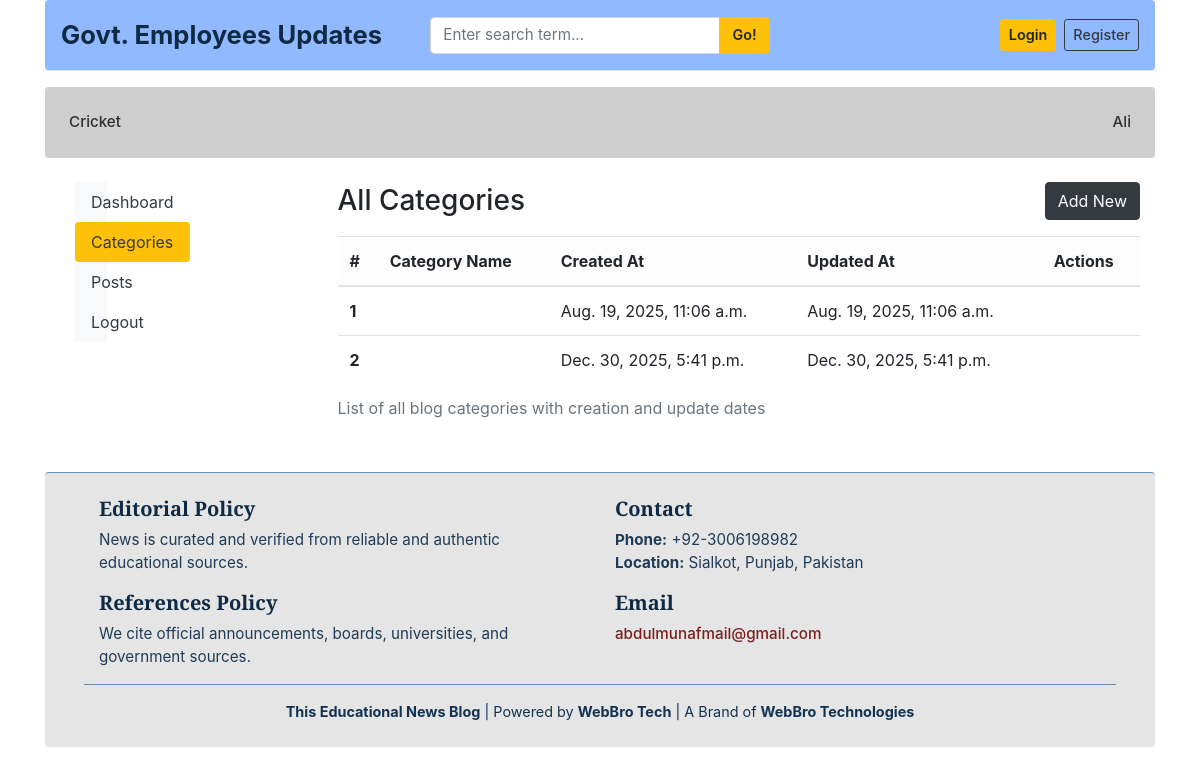
/dashboard/categories/, run on the app's committed database.
### blogs/models.py (models this page shows, shortened)
class Category(models.Model):
    category_name = models.CharField(max_length=50, unique=True)
    created_at = models.DateTimeField(auto_now_add=True)
    updated_at = models.DateTimeField(auto_now=True)
    class Meta:
        verbose_name_plural = 'Categories'

### dashboards/views.py (the view)
# urls.py: path('categories/', views.categories, name='categories'),
def categories(request):
    return render(request, 'dashboard/categories.html')

### blogs/context_processors.py (called while the page is built)
def get_categories(request):
    categories = Category.objects.all()
    return dict(categories=categories)

def get_social_links(request):
    social_links = SocialLinks.objects.all()
    return dict(social_links=social_links)

### templates/dashboard/categories.html (shortened to what this page needs)
{% extends 'base.html' %}
{% block content %}
<main class="container-fluid mt-4" role="main">
  <div class="row">
    <aside class="col-md-3" aria-label="Dashboard Sidebar">
      {% include 'dashboard/sidebar.html' %}
    </aside>
    <section class="col-md-9">
      <header class="d-flex justify-content-between align-items-center mb-3">
        <h1 class="h3 mb-0">All Categories</h1>
        <a
          href="{% url 'add_category' %}"
          class="btn btn-dark"
          aria-label="Add New Category"
        >
          Add New
        </a>
      </header>
      <div class="table-responsive">
        <table class="table table-hover align-middle">
          <caption class="visually-hidden">
            List of all blog categories with creation and update dates
          </caption>
          <thead class="table-light">
            <tr>
              <th scope="col">#</th>
              <th scope="col">Category Name</th>
              <th scope="col">Created At</th>
              <th scope="col">Updated At</th>
              <th scope="col">Actions</th>
            </tr>
          </thead>
          <tbody>
            {% for cat in categories %}
              <tr>
                <th scope="row">{{ forloop.counter }}</th>
                <td>{{ cat.category }}</td>
                <td>{{ cat.created_at }}</td>
                <td>{{ cat.updated_at }}</td>
                <td>
                </td>
              </tr>
            {% empty %}
              <tr>
                <td colspan="5" class="text-center text-muted">
                  No categories found.
                </td>
              </tr>
            {% endfor %}
          </tbody>
        </table>
      </div>
    </section>
  </div>
</main>
{% endblock %}

### templates/base.html (shortened to what this page needs)
{% load static %}
<!DOCTYPE html>
<html lang="en">
<head>
  <link href="https://getbootstrap.com/docs/4.0/dist/css/bootstrap.min.css" rel="stylesheet">
  <link href="{% static 'css/blog.css' %}" rel="stylesheet">
  <link rel="stylesheet"
        href="https://cdnjs.cloudflare.com/ajax/libs/font-awesome/4.7.0/css/font-awesome.min.css">
</head>
<body>
<div class="container">
  <header class="p-3 mb-3 rounded blog-header"
          style="background-color:#90b9ff;">
    <div class="row align-items-center">
      <div class="col-md-4">
        <a href="/"
          style="color:#0f2a44;
                  font-weight:700;
                  font-size:1.6rem;
                  text-decoration:none;">
          Govt. Employees Updates
        </a>
      </div>
      <div class="col-md-4">
        <form action="{% url 'search' %}" method="GET">
          <div class="input-group">
            <input class="form-control"
                  type="text"
                  name="keyword"
                  placeholder="Enter search term..."
                  aria-label="Enter search term"
                  style="font-size:0.95rem;">
            <div class="input-group-append">
              <button class="btn btn-warning"
                      type="submit"
                      style="font-size:0.9rem; font-weight:600;">
                Go!
              </button>
            </div>
          </div>
        </form>
      </div>
      <div class="col-md-4 d-flex justify-content-end align-items-center">
        {% if not user.is_authenticated %}
          <a href="{% url 'login' %}"
            class="btn btn-sm btn-warning mr-2"
            style="font-size:0.9rem; font-weight:600;">
            Login
          </a>
          <a href="{% url 'register' %}"
            class="btn btn-sm btn-outline-dark"
            style="font-size:0.9rem; font-weight:500;">
            Register
          </a>
        {% endif %}
      </div>
    </div>
  </header>
  <div class="p-3 mb-3 rounded nav-scroller"
      style="background-color:#cecece;">
    <nav class="nav d-flex justify-content-between flex-wrap">
      {% for cat in categories %}
        <a href="{% url 'posts_by_category' cat.id %}"
          class="p-2 nav-link"
          style="color:#2f2f2f;
                  font-weight:500;
                  font-size:0.95rem;
                  text-decoration:none;">
          {{ cat.category_name }}
        </a>
      {% endfor %}
    </nav>
  </div>
  {% block content %}
  {% endblock %}
<footer class="p-4 mt-4 rounded blog-footer" style="background-color:#e5e5e5; border-top: 1px solid #5f8fb6;">
  <div class="container">
    <div class="d-flex flex-column flex-md-row justify-content-around text-center text-md-left">
      <div class="mb-4 mb-md-0" style="flex:1; padding: 0 15px;">
        <h5 style="color:#0f2a44; font-weight:600;">Editorial Policy</h5>
        <p style="color:#1f3b57; font-size:0.95rem;">
          News is curated and verified from reliable and authentic educational sources.
        </p>
        <h5 style="color:#0f2a44; font-weight:600;">References Policy</h5>
        <p style="color:#1f3b57; font-size:0.95rem;">
          We cite official announcements, boards, universities, and government sources.
        </p>
      </div>
      <div class="mb-4 mb-md-0" style="flex:1; padding: 0 15px;">
        <h5 style="color:#0f2a44; font-weight:600;">Contact</h5>
        <ul class="list-unstyled" style="color:#1f3b57; font-size:0.95rem;">
          <li><strong>Phone:</strong> +92-3006198982</li>
          <li><strong>Location:</strong> Sialkot, Punjab, Pakistan</li>
        </ul>
        <h5 style="color:#0f2a44; font-weight:600;">Email</h5>
        <p style="font-size:0.95rem;">
          <a href="mailto:info@webbrotech.com" style="color:#7b1e1e; text-decoration:none; font-weight:500;">
            abdulmunafmail@gmail.com
          </a>
        </p>
      </div>
    </div>
    <hr style="border-color:#5f8fb6;">
    <p class="text-center mb-0" style="color:#113252; font-size:0.9rem;">
      <strong>This Educational News Blog</strong> |
      Powered by <strong>WebBro Tech</strong> |
      A Brand of <strong>WebBro Technologies</strong>
    </p>
  </div>
</footer>
</div>
</body>
</html>

### static/css/blog.css (style rules this page uses)
.blog-header { border-bottom: 1px solid #e5e5e5; }
h1, h2, h3, h4, h5, h6 { font-family: "Playfair Display", Georgia, "Times New Roman", serif; }
.blog-footer { padding: 2.5rem 0; color: #727272; text-align: center; background-color: #f9f9f9; border-top: .05rem solid #e5e5e5; }
.blog-footer p:last-child { margin-bottom: 0; }

### data on the page
Category: category_name "Cricket", created_at "Aug. 19, 2025, 11:06 a.m.", updated_at "Aug. 19, 2025, 11:06 a.m."
Category: category_name "Ali", created_at "Dec. 30, 2025, 5:41 p.m.", updated_at "Dec. 30, 2025, 5:41 p.m."
